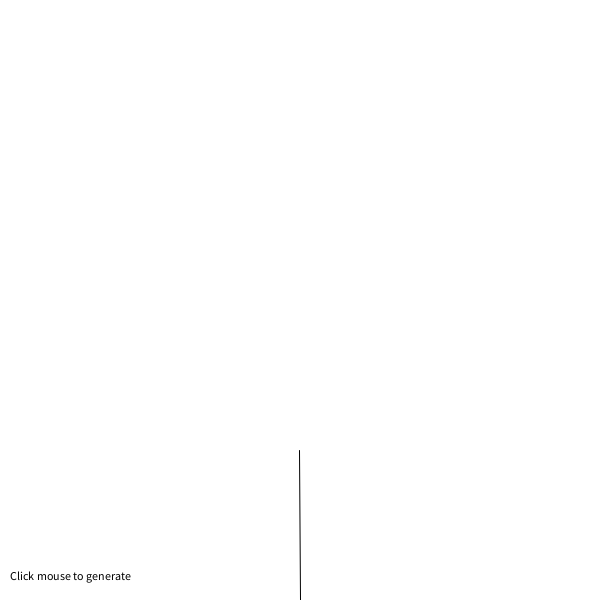
Frame 1 (no input)
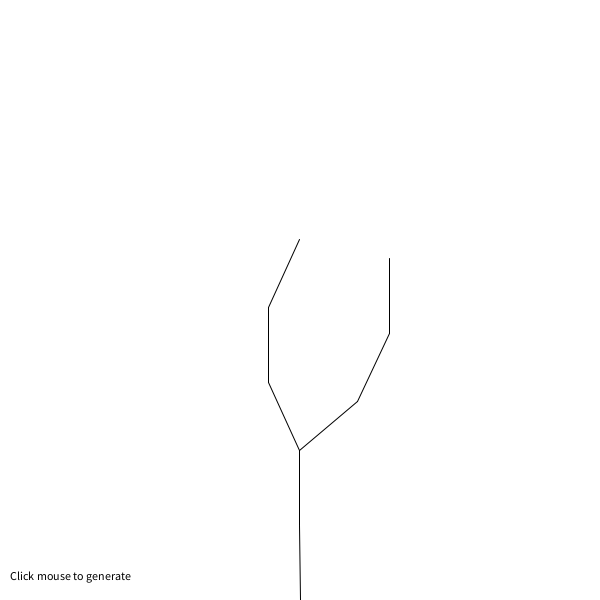
Frame 2 (the mouse pressed at the canvas centre, redrawn once)

The Processing sketch that drew these frames (run headless with seeded random() and noise(); the mouse was pressed at the canvas centre and the sketch redrawn once):

// Processing sketch: lsys
// ── lsys.pde
// The Nature of Code
// Daniel Shiffman
// http://natureofcode.com

LSystem lsys;
Turtle turtle;

void setup() {
  size(600, 600);
  /*
  // Create an empty ruleset
   Rule[] ruleset = new Rule[2];
   // Fill with two rules (These are rules for the Sierpinksi Gasket Triangle)
   ruleset[0] = new Rule('F',"F--F--F--G");
   ruleset[1] = new Rule('G',"GG");
   // Create LSystem with axiom and ruleset
   lsys = new LSystem("F--F--F",ruleset);
   turtle = new Turtle(lsys.getSentence(),width*2,TWO_PI/3);
   */

  /*Rule[] ruleset = new Rule[1];
   //ruleset[0] = new Rule('F',"F[F]-F+F[--F]+F-F");
   ruleset[0] = new Rule['F',"FF+[+F-F-F]-[-F+F+F]");
   lsys = new LSystem("F-F-F-F",ruleset);
   turtle = new Turtle(lsys.getSentence(),width-1,PI/2);
   */

  Rule[] ruleset = new Rule[1];
  ruleset[0] = new Rule('F', "FF+[+F-F-F]-[-F+F+F]");
  lsys = new LSystem("F", ruleset);
  turtle = new Turtle(lsys.getSentence(), width/4, radians(25));



  smooth();
}

void draw() {
  background(255);  
  fill(0);
  text("Click mouse to generate", 10, height-20);

  translate(width/2, height);
  rotate(-PI/2);
  turtle.render();
  noLoop();
}

void mousePressed() {
  lsys.generate();
  turtle.setToDo(lsys.getSentence());
  turtle.changeLen(0.5);
  redraw();
}


// ── LSystem.pde
// The Nature of Code
// Daniel Shiffman
// http://natureofcode.com

/* LSystem Class                 */

// An LSystem has a starting sentence
// An a ruleset
// Each generation recursively replaces characteres in the sentence
// Based on the rulset

class LSystem {

  String sentence;     // The sentence (a String)
  Rule[] ruleset;      // The ruleset (an array of Rule objects)
  int generation;      // Keeping track of the generation #

  // Construct an LSystem with a startin sentence and a ruleset
  LSystem(String axiom, Rule[] r) {
    sentence = axiom;
    ruleset = r;
    generation = 0;
  }

  // Generate the next generation
  void generate() {
    // An empty StringBuffer that we will fill
    StringBuffer nextgen = new StringBuffer();
    // For every character in the sentence
    for (int i = 0; i < sentence.length(); i++) {
      // What is the character
      char curr = sentence.charAt(i);
      // We will replace it with itself unless it matches one of our rules
      String replace = "" + curr;
      // Check every rule
      for (int j = 0; j < ruleset.length; j++) {
        char a = ruleset[j].getA();
        // if we match the Rule, get the replacement String out of the Rule
        if (a == curr) {
          replace = ruleset[j].getB();
          break; 
        }
      }
      // Append replacement String
      nextgen.append(replace);
    }
    // Replace sentence
    sentence = nextgen.toString();
    // Increment generation
    generation++;
  }

  String getSentence() {
    return sentence; 
  }

  int getGeneration() {
    return generation; 
  }


}




// ── Rule.pde
// The Nature of Code
// Daniel Shiffman
// http://natureofcode.com

// A Class to describe an LSystem Rule            

class Rule {
  char a;
  String b;

  Rule(char a_, String b_) {
    a = a_;
    b = b_; 
  }

  char getA() {
    return a;
  }

  String getB() {
    return b;
  }

}



// ── Turtle.pde
/* Daniel Shiffman               */
/* http://www.shiffman.net       */

class Turtle {

  String todo;
  float len;
  float theta;

  Turtle(String s, float l, float t) {
    todo = s;
    len = l; 
    theta = t;
  } 

  void render() {
    stroke(0);
    for (int i = 0; i < todo.length(); i++) {
      char c = todo.charAt(i);
      if (c == 'F' || c == 'G') {
        line(0,0,len,0);
        translate(len,0);
      } 
      else if (c == '+') {
        rotate(theta);
      } 
      else if (c == '-') {
        rotate(-theta);
      } 
      else if (c == '[') {
        pushMatrix();
      } 
      else if (c == ']') {
        popMatrix();
      }
    } 
  }

  void setLen(float l) {
    len = l; 
  } 

  void changeLen(float percent) {
    len *= percent; 
  }

  void setToDo(String s) {
    todo = s; 
  }

}
